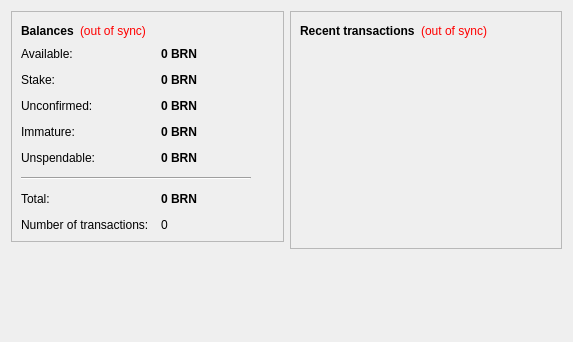
<?xml version="1.0" encoding="UTF-8"?>
<ui version="4.0">
 <class>OverviewPage</class>
 <widget class="QWidget" name="OverviewPage">
  <property name="geometry">
   <rect>
    <x>0</x>
    <y>0</y>
    <width>573</width>
    <height>342</height>
   </rect>
  </property>
  <property name="windowTitle">
   <string>Form</string>
  </property>
  <layout class="QHBoxLayout" name="horizontalLayout" stretch="1,1">
   <item>
    <layout class="QVBoxLayout" name="verticalLayout_2">
     <item>
      <widget class="QFrame" name="frame">
       <property name="frameShape">
        <enum>QFrame::StyledPanel</enum>
       </property>
       <property name="frameShadow">
        <enum>QFrame::Raised</enum>
       </property>
       <layout class="QVBoxLayout" name="verticalLayout_4">
        <item>
         <layout class="QHBoxLayout" name="horizontalLayout_4">
          <item>
           <widget class="QLabel" name="label_5">
            <property name="font">
             <font>
              <weight>75</weight>
              <bold>true</bold>
             </font>
            </property>
            <property name="text">
             <string>Balances</string>
            </property>
           </widget>
          </item>
          <item>
           <widget class="QLabel" name="labelWalletStatus">
            <property name="toolTip">
             <string>The displayed information may be out of date. Your wallet automatically synchronizes with the BurnCoin network after a connection is established, but this process has not completed yet.</string>
            </property>
            <property name="styleSheet">
             <string notr="true">QLabel { color: red; }</string>
            </property>
            <property name="text">
             <string notr="true">(out of sync)</string>
            </property>
            <property name="alignment">
             <set>Qt::AlignLeading|Qt::AlignLeft|Qt::AlignVCenter</set>
            </property>
           </widget>
          </item>
          <item>
           <spacer name="horizontalSpacer_2">
            <property name="orientation">
             <enum>Qt::Horizontal</enum>
            </property>
            <property name="sizeHint" stdset="0">
             <size>
              <width>40</width>
              <height>20</height>
             </size>
            </property>
           </spacer>
          </item>
         </layout>
        </item>
        <item>
         <layout class="QFormLayout" name="formLayout_2">
          <property name="fieldGrowthPolicy">
           <enum>QFormLayout::AllNonFixedFieldsGrow</enum>
          </property>
          <property name="horizontalSpacing">
           <number>12</number>
          </property>
          <property name="verticalSpacing">
           <number>12</number>
          </property>
          <item row="0" column="0">
           <widget class="QLabel" name="labelAvailableText">
            <property name="toolTip">
             <string>Your current available balance</string>
            </property>
            <property name="text">
             <string>Available:</string>
            </property>
           </widget>
          </item>
          <item row="0" column="1">
           <widget class="QLabel" name="labelAvailable">
            <property name="font">
             <font>
              <weight>75</weight>
              <bold>true</bold>
             </font>
            </property>
            <property name="cursor">
             <cursorShape>IBeamCursor</cursorShape>
            </property>
            <property name="toolTip">
             <string>Your current available balance</string>
            </property>
            <property name="text">
             <string notr="true">0 BRN</string>
            </property>
            <property name="alignment">
             <set>Qt::AlignLeading|Qt::AlignLeft|Qt::AlignVCenter</set>
            </property>
            <property name="textInteractionFlags">
             <set>Qt::LinksAccessibleByMouse|Qt::TextSelectableByKeyboard|Qt::TextSelectableByMouse</set>
            </property>
           </widget>
          </item>
          <item row="1" column="0">
           <widget class="QLabel" name="label_6">
            <property name="toolTip">
             <string>Total of coins that was staked, and do not yet count toward the current balance</string>
            </property>
            <property name="text">
             <string>Stake:</string>
            </property>
           </widget>
          </item>
          <item row="1" column="1">
           <widget class="QLabel" name="labelStake">
            <property name="font">
             <font>
              <weight>75</weight>
              <bold>true</bold>
             </font>
            </property>
            <property name="cursor">
             <cursorShape>IBeamCursor</cursorShape>
            </property>
            <property name="toolTip">
             <string>Total of coins that was staked, and do not yet count toward the current balance</string>
            </property>
            <property name="text">
             <string notr="true">0 BRN</string>
            </property>
            <property name="alignment">
             <set>Qt::AlignLeading|Qt::AlignLeft|Qt::AlignVCenter</set>
            </property>
            <property name="textInteractionFlags">
             <set>Qt::LinksAccessibleByMouse|Qt::TextSelectableByKeyboard|Qt::TextSelectableByMouse</set>
            </property>
           </widget>
          </item>
          <item row="2" column="0">
           <widget class="QLabel" name="label_3">
            <property name="toolTip">
             <string>Total of transactions that have yet to be confirmed, and do not yet count toward the current balance</string>
            </property>
            <property name="text">
             <string>Unconfirmed:</string>
            </property>
           </widget>
          </item>
          <item row="2" column="1">
           <widget class="QLabel" name="labelUnconfirmed">
            <property name="font">
             <font>
              <weight>75</weight>
              <bold>true</bold>
             </font>
            </property>
            <property name="cursor">
             <cursorShape>IBeamCursor</cursorShape>
            </property>
            <property name="toolTip">
             <string>Total of transactions that have yet to be confirmed, and do not yet count toward the current balance</string>
            </property>
            <property name="text">
             <string notr="true">0 BRN</string>
            </property>
            <property name="alignment">
             <set>Qt::AlignLeading|Qt::AlignLeft|Qt::AlignVCenter</set>
            </property>
            <property name="textInteractionFlags">
             <set>Qt::LinksAccessibleByMouse|Qt::TextSelectableByKeyboard|Qt::TextSelectableByMouse</set>
            </property>
           </widget>
          </item>
          <item row="3" column="0">
           <widget class="QLabel" name="labelImmatureText">
            <property name="toolTip">
             <string>Mined balance that has not yet matured</string>
            </property>
            <property name="text">
             <string>Immature:</string>
            </property>
           </widget>
          </item>
          <item row="3" column="1">
           <widget class="QLabel" name="labelImmature">
            <property name="font">
             <font>
              <weight>75</weight>
              <bold>true</bold>
             </font>
            </property>
            <property name="toolTip">
             <string>Mined balance that has not yet matured</string>
            </property>
            <property name="text">
             <string notr="true">0 BRN</string>
            </property>
            <property name="alignment">
             <set>Qt::AlignLeading|Qt::AlignLeft|Qt::AlignVCenter</set>
            </property>
            <property name="textInteractionFlags">
             <set>Qt::LinksAccessibleByMouse|Qt::TextSelectableByKeyboard|Qt::TextSelectableByMouse</set>
            </property>
           </widget>
          </item>
          <item row="4" column="0">
           <widget class="QLabel" name="labelBalanceWatchOnlyText">
            <property name="toolTip">
             <string>Your unspendable balance</string>
            </property>
            <property name="text">
             <string>Unspendable:</string>
            </property>
           </widget>
          </item>
          <item row="4" column="1">
           <widget class="QLabel" name="labelBalanceWatchOnly">
            <property name="font">
             <font>
              <weight>75</weight>
              <bold>true</bold>
             </font>
            </property>
            <property name="cursor">
             <cursorShape>IBeamCursor</cursorShape>
            </property>
            <property name="toolTip">
             <string>Your unspendable balance</string>
            </property>
            <property name="text">
             <string notr="true">0 BRN</string>
            </property>
            <property name="alignment">
             <set>Qt::AlignLeading|Qt::AlignLeft|Qt::AlignVCenter</set>
            </property>
            <property name="textInteractionFlags">
             <set>Qt::LinksAccessibleByMouse|Qt::TextSelectableByKeyboard|Qt::TextSelectableByMouse</set>
            </property>
           </widget>
          </item>
          <item row="5" column="0" colspan="2">
           <widget class="Line" name="line">
            <property name="maximumSize">
             <size>
              <width>230</width>
              <height>16777215</height>
             </size>
            </property>
            <property name="orientation">
             <enum>Qt::Horizontal</enum>
            </property>
           </widget>
          </item>
          <item row="6" column="0">
           <widget class="QLabel" name="labelTotalText">
            <property name="toolTip">
             <string>Your current total balance</string>
            </property>
            <property name="text">
             <string>Total:</string>
            </property>
           </widget>
          </item>
          <item row="6" column="1">
           <widget class="QLabel" name="labelTotal">
            <property name="font">
             <font>
              <weight>75</weight>
              <bold>true</bold>
             </font>
            </property>
            <property name="toolTip">
             <string>Your current total balance</string>
            </property>
            <property name="text">
             <string notr="true">0 BRN</string>
            </property>
            <property name="alignment">
             <set>Qt::AlignLeading|Qt::AlignLeft|Qt::AlignVCenter</set>
            </property>
            <property name="textInteractionFlags">
             <set>Qt::LinksAccessibleByMouse|Qt::TextSelectableByKeyboard|Qt::TextSelectableByMouse</set>
            </property>
           </widget>
          </item>
          <item row="7" column="0">
           <widget class="QLabel" name="label_2">
            <property name="toolTip">
             <string>Total number of transactions in wallet</string>
            </property>
            <property name="text">
             <string>Number of transactions:</string>
            </property>
           </widget>
          </item>
          <item row="7" column="1">
           <widget class="QLabel" name="labelNumTransactions">
            <property name="toolTip">
             <string>Total number of transactions in wallet</string>
            </property>
            <property name="text">
             <string notr="true">0</string>
            </property>
           </widget>
          </item>
         </layout>
        </item>
       </layout>
      </widget>
     </item>
     <item>
      <spacer name="verticalSpacer">
       <property name="orientation">
        <enum>Qt::Vertical</enum>
       </property>
       <property name="sizeHint" stdset="0">
        <size>
         <width>20</width>
         <height>40</height>
        </size>
       </property>
      </spacer>
     </item>
    </layout>
   </item>
   <item>
    <layout class="QVBoxLayout" name="verticalLayout_3">
     <item>
      <widget class="QFrame" name="frame_2">
       <property name="frameShape">
        <enum>QFrame::StyledPanel</enum>
       </property>
       <property name="frameShadow">
        <enum>QFrame::Raised</enum>
       </property>
       <layout class="QVBoxLayout" name="verticalLayout">
        <item>
         <layout class="QHBoxLayout" name="horizontalLayout_2">
          <item>
           <widget class="QLabel" name="label_4">
            <property name="text">
             <string>&lt;b&gt;Recent transactions&lt;/b&gt;</string>
            </property>
           </widget>
          </item>
          <item>
           <widget class="QLabel" name="labelTransactionsStatus">
            <property name="toolTip">
             <string>The displayed information may be out of date. Your wallet automatically synchronizes with the BurnCoin network after a connection is established, but this process has not completed yet.</string>
            </property>
            <property name="styleSheet">
             <string notr="true">QLabel { color: red; }</string>
            </property>
            <property name="text">
             <string notr="true">(out of sync)</string>
            </property>
            <property name="alignment">
             <set>Qt::AlignRight|Qt::AlignTrailing|Qt::AlignVCenter</set>
            </property>
           </widget>
          </item>
          <item>
           <spacer name="horizontalSpacer">
            <property name="orientation">
             <enum>Qt::Horizontal</enum>
            </property>
            <property name="sizeHint" stdset="0">
             <size>
              <width>40</width>
              <height>20</height>
             </size>
            </property>
           </spacer>
          </item>
         </layout>
        </item>
        <item>
         <widget class="QListView" name="listTransactions">
          <property name="styleSheet">
           <string notr="true">QListView { background: transparent; }</string>
          </property>
          <property name="frameShape">
           <enum>QFrame::NoFrame</enum>
          </property>
          <property name="verticalScrollBarPolicy">
           <enum>Qt::ScrollBarAlwaysOff</enum>
          </property>
          <property name="horizontalScrollBarPolicy">
           <enum>Qt::ScrollBarAlwaysOff</enum>
          </property>
          <property name="selectionMode">
           <enum>QAbstractItemView::NoSelection</enum>
          </property>
         </widget>
        </item>
       </layout>
      </widget>
     </item>
     <item>
      <spacer name="verticalSpacer_2">
       <property name="orientation">
        <enum>Qt::Vertical</enum>
       </property>
       <property name="sizeHint" stdset="0">
        <size>
         <width>20</width>
         <height>40</height>
        </size>
       </property>
      </spacer>
     </item>
    </layout>
   </item>
  </layout>
 </widget>
 <resources/>
 <connections/>
</ui>
